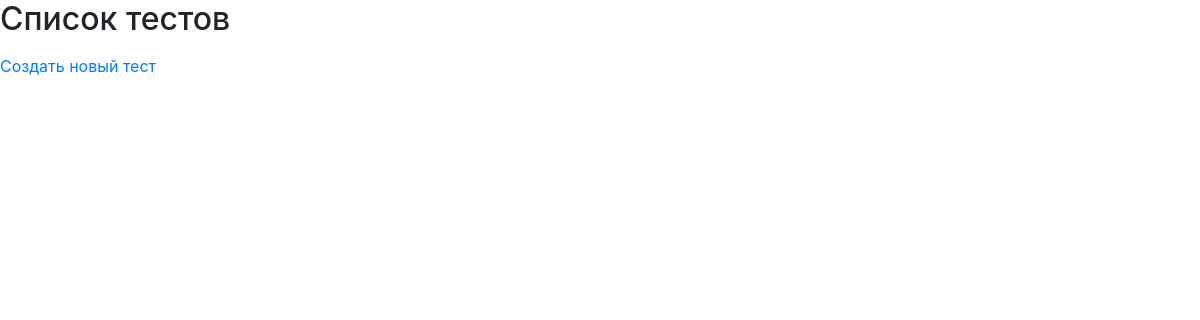
/quizzes/ (signed in), run on an earlier commit of the app's database.
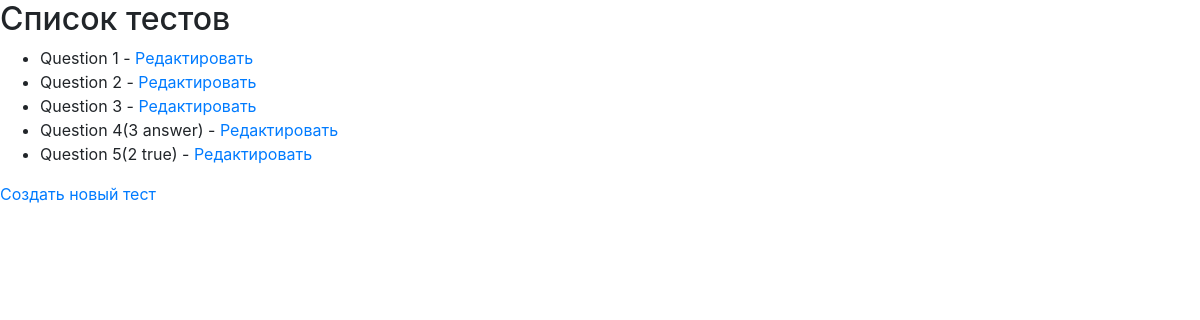
And on a later commit of the database.
### courses/models.py (models this page shows, shortened)
class Question(models.Model):
    quiz = models.ForeignKey(Quiz, related_name='questions', on_delete=models.CASCADE)
    text = models.CharField(max_length=255)

### courses/views.py (the view)
# urls.py: path('quizzes/', views.quiz_list, name='quiz_list'),  # Список квизов
@login_required
def quiz_list(request):
    quizzes = Question.objects.all()
    return render(request, 'courses/quiz_list.html', {'quizzes': quizzes})

### courses/templates/courses/quiz_list.html
{% load static %}
<link rel="stylesheet" href="https://stackpath.bootstrapcdn.com/bootstrap/4.5.2/css/bootstrap.min.css">
<link rel="stylesheet" href="{% static 'styles.css' %}">
<h2>Список тестов</h2>
<ul>
    {% for quiz in quizzes %}
    <li>{{ quiz.text }} - <a href="{% url 'edit_quiz' quiz.pk %}">Редактировать</a></li>
    {% endfor %}
</ul>
<a href="{% url 'create_quiz' %}">Создать новый тест</a>

What changed in the data, as far as the page shows it:
added Question: text "Question 1"
added Question: text "Question 2"
added Question: text "Question 3"
added Question: text "Question 4(3 answer)"
added Question: text "Question 5(2 true)"
